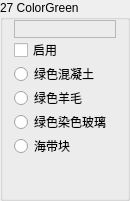
                 <widget class="QGroupBox" name="Base27">
                  <property name="sizePolicy">
                   <sizepolicy hsizetype="Fixed" vsizetype="Preferred">
                    <horstretch>0</horstretch>
                    <verstretch>0</verstretch>
                   </sizepolicy>
                  </property>
                  <property name="minimumSize">
                   <size>
                    <width>130</width>
                    <height>0</height>
                   </size>
                  </property>
                  <property name="maximumSize">
                   <size>
                    <width>130</width>
                    <height>16777215</height>
                   </size>
                  </property>
                  <property name="autoFillBackground">
                   <bool>true</bool>
                  </property>
                  <property name="title">
                   <string>27 ColorGreen</string>
                  </property>
                  <property name="flat">
                   <bool>false</bool>
                  </property>
                  <layout class="QVBoxLayout" name="verticalLayout_38">
                   <property name="spacing">
                    <number>0</number>
                   </property>
                   <property name="topMargin">
                    <number>0</number>
                   </property>
                   <property name="bottomMargin">
                    <number>0</number>
                   </property>
                   <item>
                    <widget class="QLabel" name="Color27">
                     <property name="font">
                      <font>
                       <family>微软雅黑</family>
                       <pointsize>9</pointsize>
                      </font>
                     </property>
                     <property name="frameShape">
                      <enum>QFrame::StyledPanel</enum>
                     </property>
                     <property name="text">
                      <string/>
                     </property>
                    </widget>
                   </item>
                   <item>
                    <widget class="QCheckBox" name="Enable27">
                     <property name="text">
                      <string>启用</string>
                     </property>
                    </widget>
                   </item>
                   <item>
                    <widget class="QRadioButton" name="is27Concrete">
                     <property name="text">
                      <string>绿色混凝土</string>
                     </property>
                     <property name="icon">
                      <iconset resource="../BlockTextures.qrc">
                       <normaloff>:/new/Textures/Slope/block/green_concrete.png</normaloff>:/new/Textures/Slope/block/green_concrete.png</iconset>
                     </property>
                    </widget>
                   </item>
                   <item>
                    <widget class="QRadioButton" name="is27Wool">
                     <property name="text">
                      <string>绿色羊毛</string>
                     </property>
                     <property name="icon">
                      <iconset resource="../BlockTextures.qrc">
                       <normaloff>:/new/Textures/Slope/block/green_wool.png</normaloff>:/new/Textures/Slope/block/green_wool.png</iconset>
                     </property>
                    </widget>
                   </item>
                   <item>
                    <widget class="QRadioButton" name="is27StainedGlass">
                     <property name="text">
                      <string>绿色染色玻璃</string>
                     </property>
                     <property name="icon">
                      <iconset resource="../BlockTextures.qrc">
                       <normaloff>:/new/Textures/Slope/block/green_stained_glass.png</normaloff>:/new/Textures/Slope/block/green_stained_glass.png</iconset>
                     </property>
                    </widget>
                   </item>
                   <item>
                    <widget class="QRadioButton" name="is27KelpBlock">
                     <property name="text">
                      <string>海带块</string>
                     </property>
                     <property name="icon">
                      <iconset resource="../BlockTextures.qrc">
                       <normaloff>:/new/Textures/Slope/block/dried_kelp_top.png</normaloff>:/new/Textures/Slope/block/dried_kelp_top.png</iconset>
                     </property>
                    </widget>
                   </item>
                   <item>
                    <spacer name="verticalSpacer_35">
                     <property name="orientation">
                      <enum>Qt::Vertical</enum>
                     </property>
                     <property name="sizeHint" stdset="0">
                      <size>
                       <width>20</width>
                       <height>40</height>
                      </size>
                     </property>
                    </spacer>
                   </item>
                  </layout>
                 </widget>
